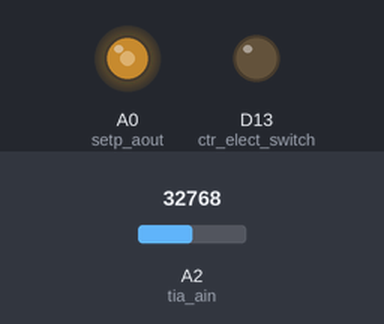
Simulated run of this program. Board: CircuitPython board. On the bench: output pins drawn as LEDs (lit = HIGH). The test bench sets the inputs (shaded band); at power-on: A2 (tia_ain) = 32768 (analog values on the 0–65535 scale). What the program prints to the serial console is not drawn.

Above: at 1.2 s.
1.3 s: A2 (tia_ain) set to 19660
Timing chart, 0 to 10.3 s (numbered marks = the images above; inputs shaded):
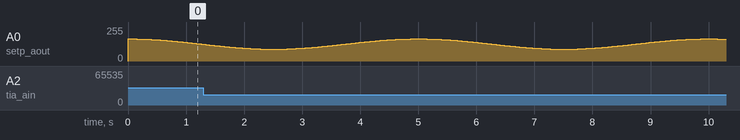

The program:

code.py
```python
import math
import time
from potentiostat import Potentiostat

# Output parameters for cosine
dt = 0.01
period = 5.0
amplitude = 0.5

# Create potentiosat object and connect electrode
pstat = Potentiostat(current_range='100uA')
pstat.connected = True

t0 = time.monotonic()
while True:

    # Set output voltage
    t = time.monotonic() - t0
    vout = amplitude*math.cos(2.0*math.pi*t/period)
    pstat.voltage = vout

    # Read current and convert to uA
    curr = pstat.current
    curr_ua = curr*1.0e6

    # Display results
    print(f'{vout:1.2f}V, {curr_ua:1.2f}uA')
    time.sleep(dt)
```

potentiostat.py
```python
import board
import analogio
import digitalio

UINT16_MAX_VALUE = 2**16 - 1

class Potentiostat:

    CURRENT_RANGE_TO_TIA_RESISTOR = {
            '1uA'    : 1650000.0,
            '10uA'   : 165000.0,
            '100uA'  : 16500.0,
            '1000uA' : 1650.0,
            }
    TIA_RESISTOR_TO_CURRENT_RANGE = {v:k for (k,v) in CURRENT_RANGE_TO_TIA_RESISTOR.items()}

    def __init__(self, current_range='100uA', num_avg=15):

        self.current_range = current_range
        self.num_avg = num_avg

        # Hardware connections
        self.setp_aout = analogio.AnalogOut(board.A0)
        self.setp_aout_saved_value = 0.0
        self.tia_ain = analogio.AnalogIn(board.A2)
        self.ref_ain = analogio.AnalogIn(board.A4)
        self.ctr_elect_switch = digitalio.DigitalInOut(board.D13)
        self.ctr_elect_switch.direction = digitalio.Direction.OUTPUT

        # Transimpedance amplifier resistor value
        self.tia_resistor_ohm = self.CURRENT_RANGE_TO_TIA_RESISTOR[current_range]

        # System voltage (vpow) and virtual ground voltage (vgnd)
        self.vpow = self.tia_ain.reference_voltage
        self.vgnd = 0.5*self.vpow

        # Set initial state
        self.offset = 0.0
        self.connected = False
        self.voltage = 0.0

    @property
    def current_range(self):
        return self.TIA_RESISTOR_TO_CURRENT_RANGE[self.tia_resistor_ohm]

    @current_range.setter
    def current_range(self, value):
        self.tia_resistor_ohm = self.CURRENT_RANGE_TO_TIA_RESISTOR[value]

    @property
    def averaging(self):
        return self.num_avg

    @averaging.setter
    def averaging(self, num):
        self.num_avg = num

    @property
    def connected(self):
        return not self.ctr_elect_switch.value

    @connected.setter
    def connected(self,value):
        if value:
            self.ctr_elect_switch.value = False
        else:
            self.ctr_elect_switch.value = True

    @property
    def voltage(self):
        return self.setp_aout_saved_value

    @voltage.setter
    def voltage(self,value):
        value_shifted = self.vgnd + value + self.offset
        value_uint16 = volt_to_uint16(value_shifted,self.vpow)
        self.setp_aout.value = value_uint16
        self.setp_aout_saved_value = value

    @property
    def current(self):
        value = self.tia_voltage/self.tia_resistor_ohm
        return value

    @property
    def tia_voltage(self):
        return self.read_ain_avg(self.tia_ain, self.num_avg)

    @property
    def ref_voltage(self):
        return self.read_ain_avg(self.ref_ain, self.num_avg)

    def read_ain(self,ain):
        value_uint16 = ain.value
        value_shifted = uint16_to_volt(value_uint16,self.vpow)
        value = value_shifted - self.vgnd
        return value

    def read_ain_avg(self,ain,num):
        value = 0.0
        for i in range(num):
            value += self.read_ain(ain)
        return value/float(num)


# Utility functions
# ---------------------------------------------------------------------------------------
def volt_to_uint16(v,vref):
    vint = int(UINT16_MAX_VALUE*float(v)/float(vref))
    return clamp(vint, 0, UINT16_MAX_VALUE)

def uint16_to_volt(n,vref):
    return vref*float(n)/float(UINT16_MAX_VALUE)

def clamp(value, min_value, max_value):
    value_clamped = min(max_value, value)
    value_clamped = max(0,value_clamped)
    return value_clamped
```
